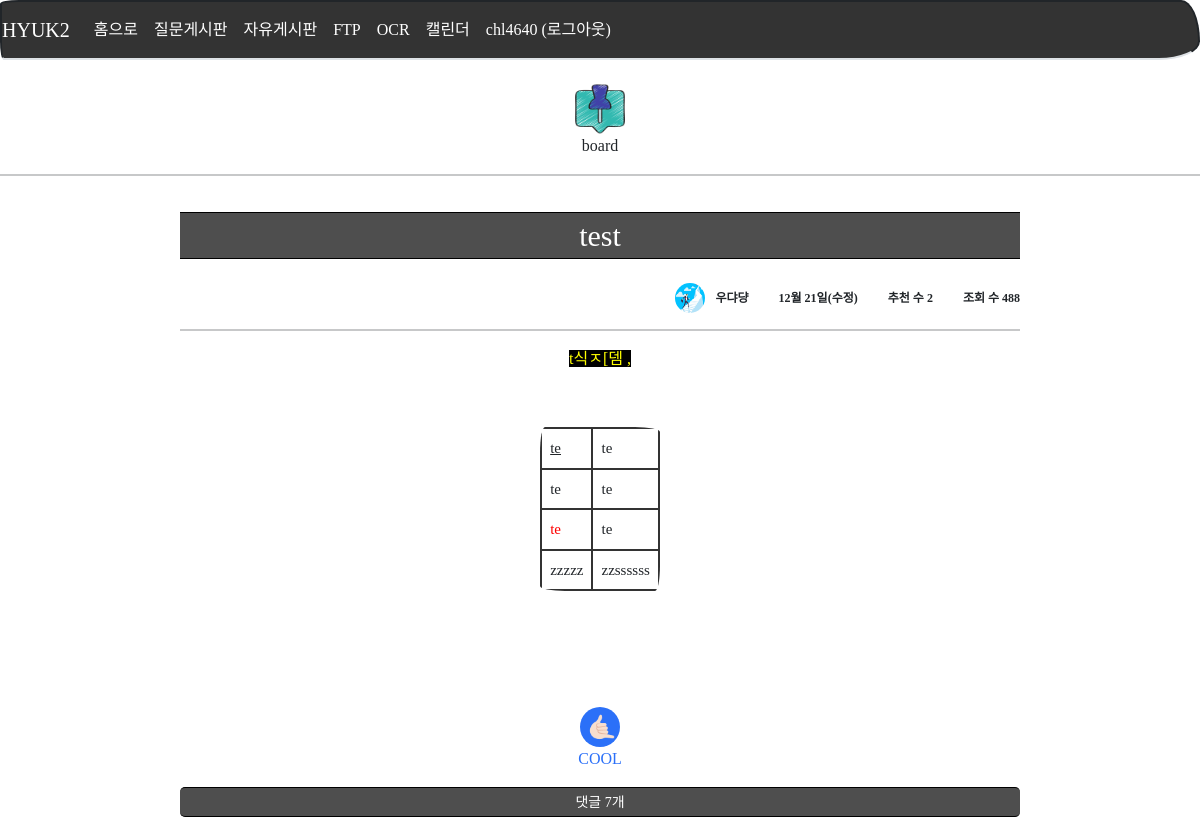
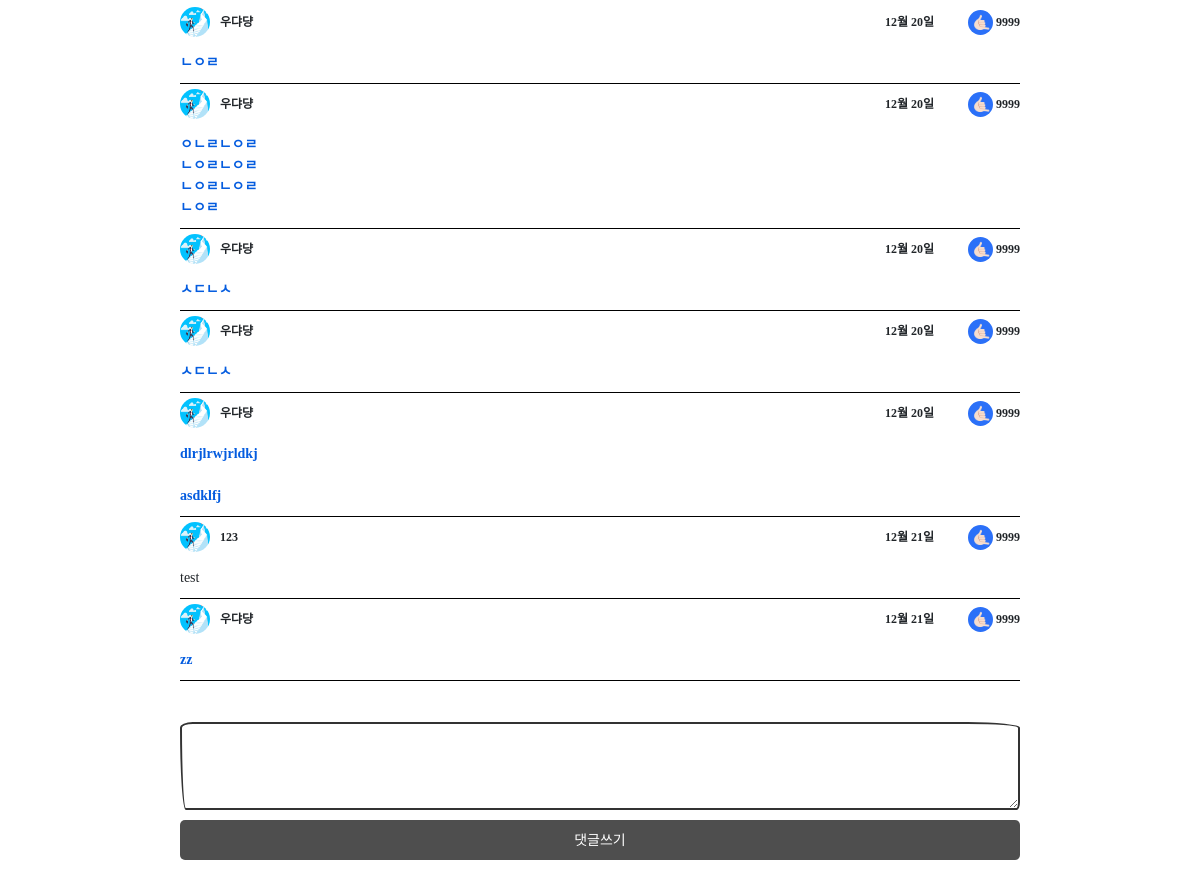
The app's page /board/detail/5/ (signed in), older data (2 pictures, top to bottom).
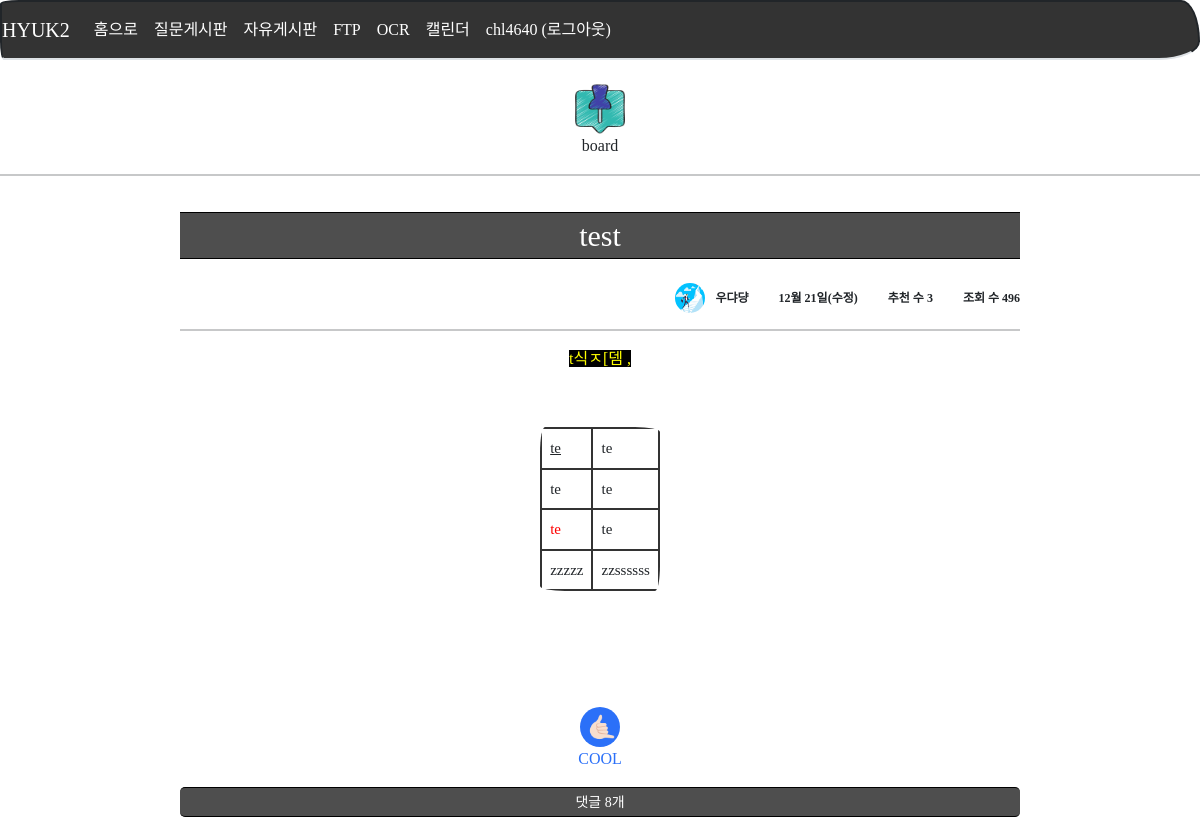
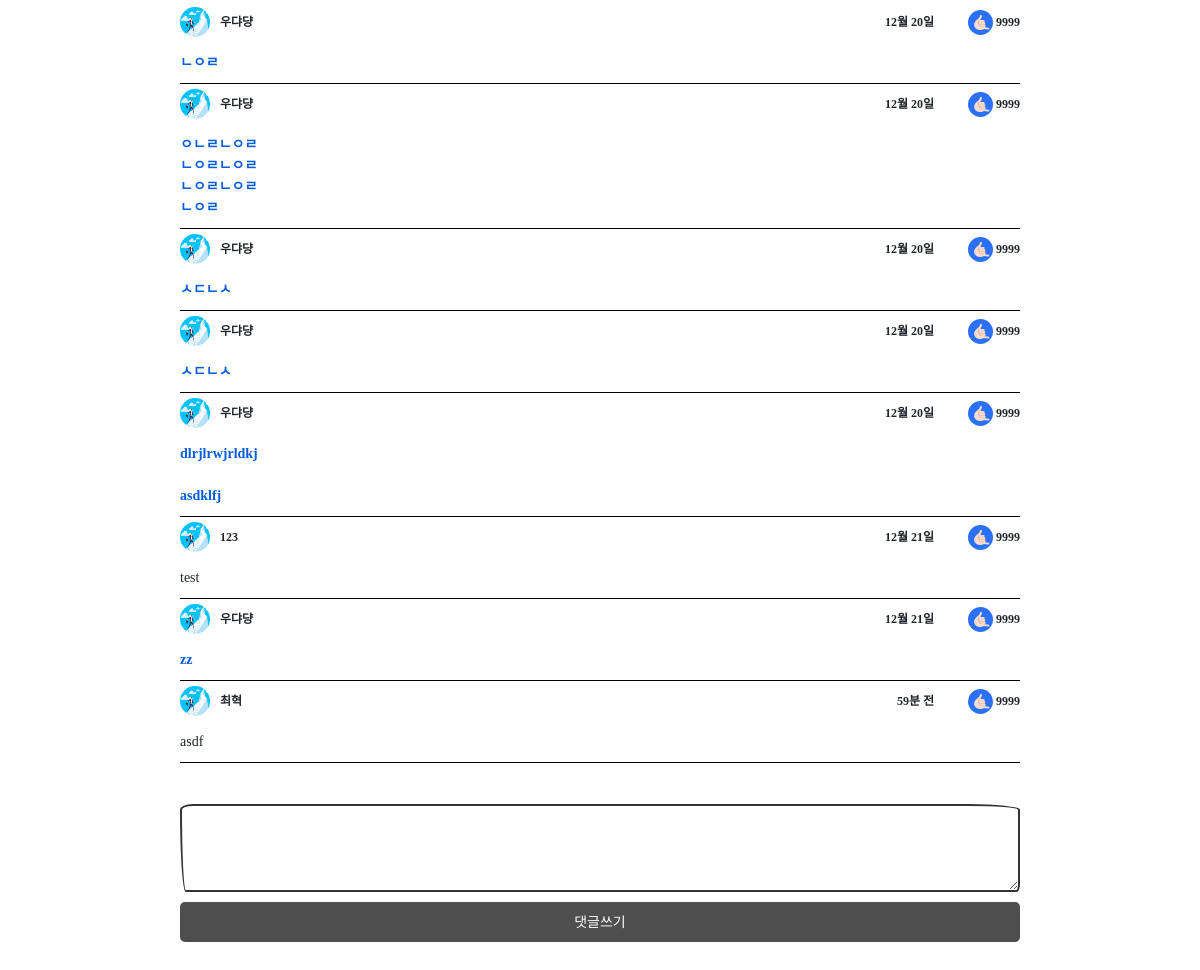
The same page, newer data (2 pictures, top to bottom).
### models.py (models this page shows)
class Board(db.Model):
    id = db.Column(db.Integer, primary_key=True)
    subject = db.Column(db.String(200), nullable=False)
    content = db.Column(db.Text(), nullable=False)
    create_date = db.Column(db.DateTime(), nullable=False)
    user_id = db.Column(db.Integer, db.ForeignKey('user.id', ondelete='CASCADE'), nullable=False)
    user = db.relationship('User', backref=db.backref('board_set'))  # 나중에 자신이 작성한 글을 user.board_set 으로 참조할 수 있다.
    modify_date = db.Column(db.DateTime(), nullable=True)
    hits = db.Column(db.Integer, nullable=False, default='0')
    voter = db.relationship('User', secondary=board_voter, backref=db.backref('board_voter_set'))

class Comment(db.Model):
    id = db.Column(db.Integer, primary_key=True)
    user_id = db.Column(db.Integer, db.ForeignKey('user.id', ondelete='CASCADE'), nullable=False)
    user = db.relationship('User', backref=db.backref('comment_set'))
    content = db.Column(db.Text(), nullable=False)
    create_date = db.Column(db.DateTime(), nullable=False)
    modify_date = db.Column(db.DateTime())
    board_id = db.Column(db.Integer, db.ForeignKey('board.id', ondelete='CASCADE'), nullable=True)
    board = db.relationship('Board', backref=db.backref('comment_set'))
    answer_id = db.Column(db.Integer, db.ForeignKey('answer.id', ondelete='CASCADE'), nullable=True)
    answer = db.relationship('Answer', backref=db.backref('comment_set'))
    voter = db.relationship('User', secondary=comment_voter, backref=db.backref('comment_voter_set'))

class User(db.Model):
    id = db.Column(db.Integer, primary_key=True)    # id는 자동으로 증가하는 User 모델의 기본키
    username = db.Column(db.String(150), unique=True, nullable=False)  # 아이디
    password = db.Column(db.String(200), nullable=False)
    name = db.Column(db.String(150), nullable=False)  # 실명
    email = db.Column(db.String(120), unique=True, nullable=False)
    fir_joo = db.Column(db.String(6), nullable=False)  # 주민번호 앞자리
    sec_joo = db.Column(db.String(7), nullable=False)  # 주민번호 뒷자리
    tel = db.Column(db.String(50), nullable=False)  # 휴대폰 번호, 휴대폰인증이 있다면 unique=True 넣어야 됨

### views/board_views.py (the view)
@bp.route('/detail/<int:board_id>/')
@login_required
def detail(board_id):
    form = BoardForm()
    board = Board.query.get_or_404(board_id)
    board.hits += 1
    db.session.add(board)
    db.session.commit()
    return render_template('board/board_detail.html', board=board, form=form)

### forms.py
class BoardForm(FlaskForm):
    subject = StringField('제목', validators=[DataRequired('제목을 입력하세용')])
    content = TextAreaField('내용', validators=[DataRequired('내용을 입력하세용')])

### filter.py (called while the page is built)
def format_datetime(value, fmt='%m월 %d일'):
    now = datetime.now()
    time = now - value
    if time < timedelta(minutes=1):
        return '방금 전'
    elif time < timedelta(hours=1):
        return str(int(time.seconds / 60)) + '분 전'
    elif time < timedelta(days=1):
        return str(int(time.seconds / 3600)) + '시간 전'
    elif time < timedelta(days=7):
        time = datetime.now().date() - value.date()
        return str(time.days) + '일 전'
    else:
        return value.strftime(fmt)

### views/login_views.py (called while the page is built)
@bp.before_app_request
def logged_in_user():
    user_id = session.get('user_id')
    if user_id is None:
        g.user = None
    else:
        g.user = User.query.get(user_id)

def login_required(view):
    @functools.wraps(view)
    def wrapped_view(**kwargs):
        if g.user is None:
            return redirect(url_for('login.login', url=request.url))
        return view(**kwargs)
    return wrapped_view

### templates/board/board_detail.html (shortened to what this page needs)
{% extends 'base.html' %}
{% block head %}
<link rel="stylesheet" href="{{ url_for('static', filename='css/board/board_detail.css') }}">
{% endblock %}
{% block content %}
<div class="top">
    <br>
    <img src="{{ url_for('static',filename='images/board.png') }}" class="basic_img"/>
    board
    <br>
<hr width="100%" color="black" />
</div>
<div class="board_body">
    <div class="board_subject">
        <span class="subject_font">{{ board.subject }}</span>
    </div>
    <br>
    <div class="board_pndh">
        <div class="board_pn">
            <img class="board_profile" src="{{url_for('static', filename='images/success.jpg')}}">
            <span class="board_name">{{ board.user.name }} </span>
        </div>
        {% if board.modify_date %}
            <span class="board_date">{{ board.modify_date|datetime }}(수정)</span>
        {% else %}
            <span class="board_date">{{ board.create_date|datetime }}</span>
        {% endif %}
        <span class="board_voter_length">추천 수 {{ board.voter|length }} </span>
        <span class="board_hits">조회 수 {{ board.hits }} </span>
    </div>
    <hr width="100%" color="black" />
    <span class="board_content">{% autoescape false %} {{ board.content }}{% endautoescape %}</span>
    <div class="board_voter">
        <a href="#" class="board_recommend" data-boardre="{{ url_for('vote.board', board_id=board.id) }}">
            <img class="voter_img" src="{{ url_for('static',filename='images/cool.png') }}"/>
        </a>
        <p class="voter_text">COOL</p>
    </div>
    <a class="comment_head">댓글 {{ board.comment_set|length }}개</a>
    <ul class="comment_ul">
        {% if board.comment_set|length > 0 %}
        {% for comment in board.comment_set %}
        <li>
            <div class="comment_list">
                <div class="comment_pndr board_pndh">
                    <div class="board_pn">
                        <img class="board_profile" src="{{url_for('static', filename='images/success.jpg')}}">
                        <span class="board_name">{{ comment.user.name }}</span>
                    </div>
                    <div class="board_dv">
                        {% if comment.modify_date %}
                            <span class="">{{ comment.modify_date|datetime }}(수정)</span>
                        {% else %}
                            <span class="">{{ comment.create_date|datetime }}</span>
                        {% endif %}
                        <span class="comment_voter_length">
                            <img class="voter_img comment_img"
                                 src="{{ url_for('static',filename='images/cool.png') }}"/>
                            9999
                        </span>
                    </div>
                </div>
                <div class="comment_body">
                    {% if board.user_id == comment.user_id %}
                        <span class="comment_content comment_content_me ">{{ comment.content }}</span>
                    {% else %}
                        <span class="comment_content">{{ comment.content }}</span>
                    {% endif %}
                </div>
            </div>
        </li>
        {% endfor %}
        {% endif %}
    </ul>
    <div class="comment_form">
        <form action="{{ url_for('comment.create_board', board_id=board.id) }}"
              method="post" id="comment_form">
            <textarea form="comment_form" {% if not g.user %}disabled{% endif %}
                  name="content" id="content" class="form-control" rows="3"></textarea>
        </form>
    </div>
    <input form="comment_form" type="submit" value="댓글쓰기" class="comment_btn">
</div>
<br><br>
{% endblock %}

Row changes from the older to the newer data that the page shows:
changed Board "test": hits "488" → "496"
added Comment: user.name "최혁", create_date "59분 전", content "asdf"
Text that changed along with them:
{{ board.voter|length }}: "2" → "3"
{{ board.comment_set|length }}: "7" → "8"
